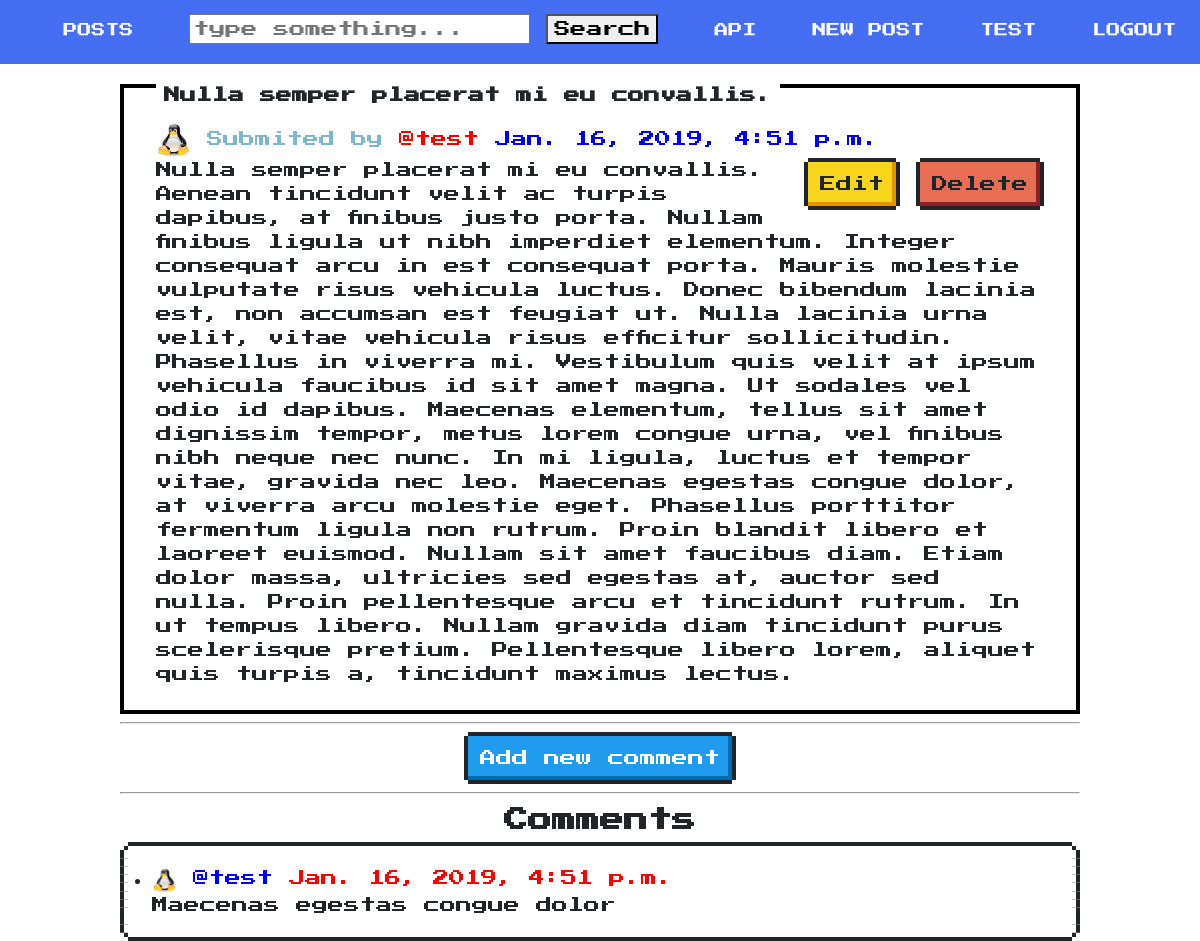
Screenshot of /detail/2/ (signed in) with the database file from the repository.
### post/models.py (models this page shows, shortened)
class Post(models.Model):
    user = models.ForeignKey(Profile, on_delete=models.CASCADE)
    title = models.TextField()
    text = models.TextField()
    date = models.DateTimeField(auto_now_add=True)

class Comment(models.Model):
    userPost = models.ForeignKey(Post, related_name='comments', on_delete=models.CASCADE, null=True)
    author = models.ForeignKey(Profile, on_delete=models.CASCADE)
    text = models.TextField()
    date = models.DateTimeField(auto_now_add=True)
    def __str__(self):
        return self.text

### userprofiles/models.py (models this page shows)
class Profile(models.Model):
    user = models.OneToOneField(User, on_delete=models.CASCADE)
    image = models.ImageField(default='default.jpg', upload_to='profile_pics')
    def __str__(self):
        return self.user.username

### post/views.py (the view)
# urls.py: path('detail/<int:pk>/', view=PostDetail.as_view(), name='detail'),
class PostDetail(DetailView):
    template_name = "post/post_detail.html"
    def get(self, request, pk):
        queryset = Post.objects.get(pk=pk)
        context = dict(post=queryset)
        return render(request, self.template_name, context)

### post/templates/post/post_detail.html (shortened to what this page needs)
{% extends "base.html" %}
{% block content %}
<div class="nes-container with-title">
    <h2 class="title">{{ post.title }}</h2>
    <img height="35" width="35" class="rounded-circle account-img" src="{{ post.user.image.url }}">
    <span style="color:#7DB7C9">Submited by</span>
    <a href="http://127.0.0.1:8000/@{{ post.user }}/" style="color:red">@{{ post.user }}</a>
    <span style="color:blue">{{post.date}}</span>
    {% if user.is_authenticated %}
        {% if  user == post.user.user %}
        <div style="float: right;">
            <div id="delete{{post.id}}">
                <a class="nes-btn is-warning"  href="http://127.0.0.1:8000/edit/{{ post.id }}/">Edit</a>
                <a class="nes-btn is-error"  onclick="display({{post.id}})">Delete</a>
            </div>
        </div>
        {% endif %}
    {% endif %}
    <br>
    {{ post.text }}
</div>
  {% if user.is_authenticated %}
      <hr>
        <div style="text-align:center">
            <a  class="nes-btn is-primary" href="{% url 'post:comment' post.id %}">Add new comment</a>
       </div>
      <hr>
  {% endif %}
{% for comment in post.comments.all %}
    <h2 style="text-align:center" >Comments</h2>
    <ul class="nes-container is-rounded">
        <li class="list-group-item">
            <img height="25" width="25" class="rounded-circle account-img" src="{{ comment.author.image.url }}">
            <a href="http://127.0.0.1:8000/@{{ comment.author }}/" style="color:blue">@{{ comment.author }}</a>
            <span style="color:red">{{post.date}}</span>
            <div>
                {{ comment }}
            </div>
        </li>
    </ul>
{% endfor %}
{% endblock content %}

### post/templates/base.html (shortened to what this page needs)
{% load static %}
<!DOCTYPE html>
<html lang="en">
<head>
    <link rel="stylesheet" href="{% static "css/style.css" %}">
    <link href="https://unpkg.com/nes.css/css/nes.min.css" rel="stylesheet" />
</head>
<body>
    <nav>
        <ul>
            <li><a href="http://127.0.0.1:8000/">Posts</a></li>
            <li>
                <form role="search" method="POST" action="{% url 'post:searchPost' %}">
                <input placeholder="type something..." aria-label="Search" type="text" name="query">
                <button type="submit">Search</button>
                </form>
            </li>
            <li><a href="{% url 'Api:posts_api' %}">Api</a></li>
            {% if user.is_authenticated %}
            <li><a href="{% url 'post:add' %}">New Post</a></li>
            <li><a href="{% url 'Profile:profile' %}">{{user}}</a></li>
            <li><a  href="{% url 'Profile:sign_out' %}">Logout</a></li>
            {% else %}
            <li><a href="{% url 'Profile:sign_up' %}">Sign Up</a></li>
            <li><a  href="{% url 'Profile:sign_in' %}">Sign In</a></li>
            {% endif %}
        </ul>
    </nav>
    <div  style ="padding-top: 20px"class="container">
        {% block content %}
        {% endblock content %}
    </div>
</body>
</html>

### static/css/style.css (style rules this page uses)
body { margin: 0; background: #DDE0E4; font-family:'Work Sans',sans-serif; font-weight: 400; min-height: 70%; }
.container { width:80%; margin:0 auto; }
nav { background: #456EF3 ; padding-bottom:20px; }
nav ul { margin: 0; padding: 0; list-style: none; text-align:center }
nav li { display: inline-block; margin-left:40px; padding-top: 14px; position: relative; }
nav a { color: white ; text-decoration: none; text-transform: uppercase; font-size: 14px; }
nav a::before { content: ''; display: block; height: 5px; width: 100%; background-color: #444; position: absolute; top: 0; width: 0%; transition: all ease-in-out 250ms; }

### rows the page displays
Post: title "Nulla semper placerat mi eu convallis.", user.image (picture), user "test", date "Jan. 16, 2019, 4:51 p.m.", text "Nulla semper placerat mi eu convallis. Aenean tincidunt velit ac turpis dapibus, at finibus justo porta. Nullam finibus ligula ut nibh imperdiet elementum. Integer consequat arcu in est consequat porta. Mauris molestie vulputate risus vehicula luctus. Donec bibendum lacinia est, non accumsan est feugiat ut. Nulla lacinia urna velit, vitae vehicula risus efficitur sollicitudin. Phasellus in viverra mi. Vestibulum quis velit at ipsum vehicula faucibus id sit amet magna. Ut sodales vel odio id dapibus. Maecenas elementum, tellus sit amet dignissim tempor, metus lorem congue urna, vel finibus nibh neque nec nunc. In mi ligula, luctus et tempor vitae, gravida nec leo. Maecenas egestas congue…"
Comment: author.image (picture), author "test", text "Maecenas egestas congue dolor"

### other values shown
{{ user }} "TEST"
